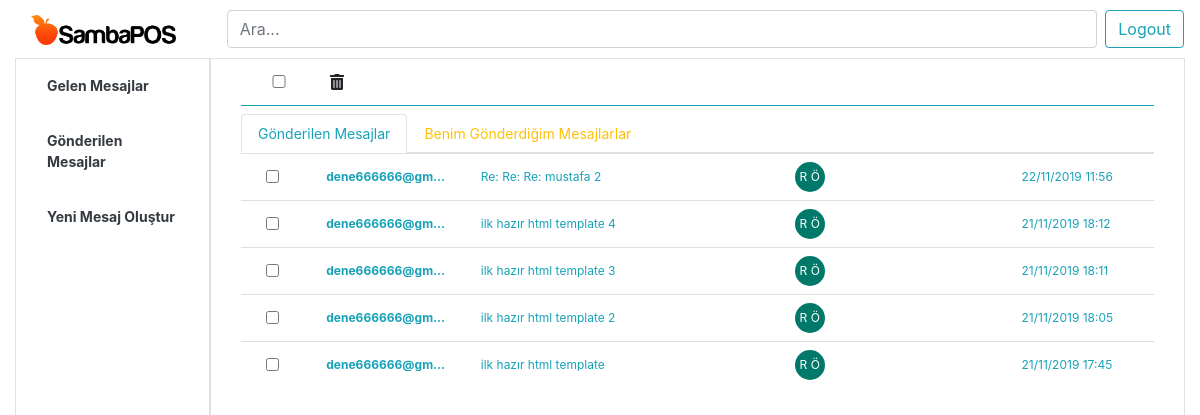
/mails/outbox/ (signed in), run on an earlier commit of the app's database.
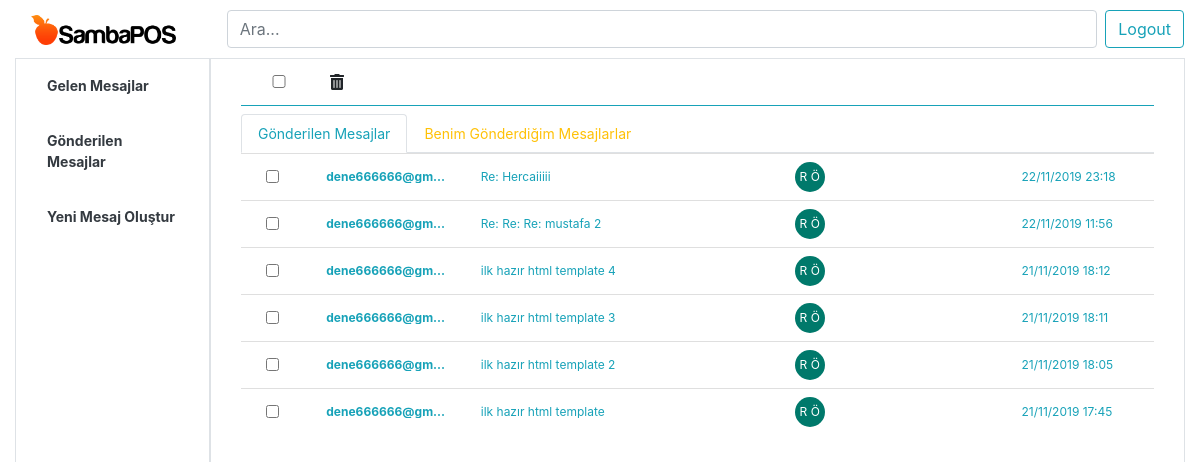
And on a later commit of the database.
### mails/models.py (models this page shows, shortened)
class OutgoingEmail(models.Model):
    objects = models.Manager()
    uid = models.CharField(max_length=50)
    subject = models.CharField(max_length=250)
    from_name = models.CharField(max_length=100)
    from_email = models.EmailField(max_length=100)
    to_name = models.CharField(max_length=100)
    to_email = models.CharField(max_length=250)
    body_plain = models.TextField()
    body_html = models.TextField()
    date = models.DateTimeField(auto_now=True)
    reply_persons = models.ManyToManyField('Person', related_name='outgoingemails')
    class Meta:
        ordering = ['-date']

class Person (models.Model):
    objects = models.Manager()
    COLOR_CHOICES = [
        ('#e53935', 'Kırmızı'),
        ('#1976d2', 'Mavi'),
        ('#00796b', 'Yeşil'),
        ('#ffeb3b', 'Sarı'),
        ('#f4511e', 'Turuncu'),
        ('#546e7a', 'Gri'),
        ('#5e35b1', 'Mor'),
    ]
    uid = models.CharField(max_length=50,default=uuid.uuid4())
    person = models.ForeignKey(User,on_delete=models.CASCADE)
    first_name = models.CharField(max_length=30)
    last_name = models.CharField(max_length=30)
    full_name = models.CharField(max_length=50,default='')
    personColor = models.CharField(max_length=15,choices=COLOR_CHOICES,default='#1976d2',)
    is_Super_Person = models.BooleanField(default=False)
    wait_to_reply = models.ManyToManyField('IncomingEmail', related_name='incomingemails')
    def avatar(self):
        return ("{} {}".format(self.first_name[0], self.last_name[0])).upper()

### mails/views.py (the view)
# urls.py: path('outbox/',views.outbox, name='outbox' ),
@login_required(login_url='/account/login/')
def outbox(request):
    user = request.user
    person = Person.objects.get(person=user)
    outgoing = OutgoingEmail.objects.all()
    my_outgoing = []
    all_outgoing = []
    for mail in outgoing:
        reply_persons = mail.reply_persons.all()
        all_outgoing.append([mail,reply_persons])
        if person in reply_persons:
            my_outgoing.append([mail,reply_persons])
    return render(request,'mails/outbox.html',{'outgoing_mails':all_outgoing,'my_outgoing_mails':my_outgoing})

### mails/context_processors.py (called while the page is built)
def new_messages(request):
    return {
        'BASE_TITLE': 'ttle'
    }

### mails/templates/mails/outbox.html (shortened to what this page needs)
{% extends 'base_layout.html' %}
{% block content %}
    <div class="container-fluid mt-0" >
        <div class="container border-bottom border-info mb-2">
            <div class="row align-items-center mt-1 mb-1">
                <input class='col-1 ' name='message_checkbox_outbox' type="checkbox" onclick="toggle(this)">
                <button class="btn bg-translate " data-toggle="modal" name='outbox' data-target="#delete_modal" >
                    <i class="fas fa-trash-alt "></i>
                </button>
            </div>
        </div>
        <nav>
            <div class="nav nav-tabs" id="nav-tab" role="tablist">
              <a class="nav-item nav-link active text-info tab__header" id="nav-out_all-tab" data-toggle="tab" href="#nav-out_all" role="tab" aria-controls="nav-out_all" aria-selected="true" onclick="selectForm(this)">
                Gönderilen Mesajlar</a>
              <a class="nav-item nav-link text-warning tab__header" id="nav-my_out-tab" data-toggle="tab" href="#nav-my_out" role="tab" aria-controls="nav-my_out" aria-selected="false" onclick="selectForm(this)">
                Benim Gönderdiğim Mesajlarlar</a>
            </div>
        </nav>
        <div class="tab-content" id="nav-tabContent">
            <div class="tab-pane fade show active" id="nav-out_all" role="tabpanel" aria-labelledby="nav-out_all-tab">
                <form action="{% url 'mails:delete' %}" method="POST" name='out' id='nav-out_all-tab_form'>
                    {% for mail in outgoing_mails %}
                    <ul class="list-group list-group-flush">
                        <li class="list-group-item p-0 ">
                            <a  class='row text-info  p-2'
                            href="/mails/detail-mail/{{mail.0.uid}}/outBox/")>
                                <input class='col-1 list__checkbox m-auto' name='message_checkbox_outbox' value="{{mail.0.uid}}" type="checkbox">
                                <p class="col-2 list__name text-truncate ">{{ mail.0.to_email}}</p>
                                <p class="col-4 list__subject text-truncate text-truncate ">{{ mail.0.subject}}</p>
                                <div class="col-3 d-flex m-0" >
                                    {% for person in mail.1 %}
                                        <p class='rounded-circle text-white avatar_list '
                                        style='background:{{person.personColor}};'
                                        data-toggle="tooltip" title="{{person.full_name}}"
                                        >
                                            {{person.avatar}}
                                        </p>
                                    {% endfor%}
                                </div>
                                <p class="col-2 list__date">{{ mail.0.date}}</p>
                            </a>
                        </li>
                    </ul>
                    {% endfor %}
                </form>
            </div>
        </div>
    </div>
{% endblock %}

What changed in the data, as far as the page shows it:
added OutgoingEmail: to_email "dene666666@gm…", subject "Re: Hercaiiiii", date "22/11/2019 23:18", Person (avatar "R Ö")
